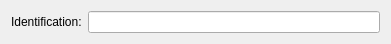
<?xml version="1.0" encoding="UTF-8"?>
<ui version="4.0">
 <class>mdtCcTestConnectionCableEditor</class>
 <widget class="QWidget" name="mdtCcTestConnectionCableEditor">
  <property name="geometry">
   <rect>
    <x>0</x>
    <y>0</y>
    <width>391</width>
    <height>33</height>
   </rect>
  </property>
  <property name="windowTitle">
   <string>Form</string>
  </property>
  <layout class="QFormLayout" name="formLayout">
   <item row="0" column="0">
    <widget class="QLabel" name="lbIdentification">
     <property name="text">
      <string>Identification:</string>
     </property>
    </widget>
   </item>
   <item row="0" column="1">
    <widget class="QLineEdit" name="fld_Identification"/>
   </item>
  </layout>
 </widget>
 <resources/>
 <connections/>
</ui>
